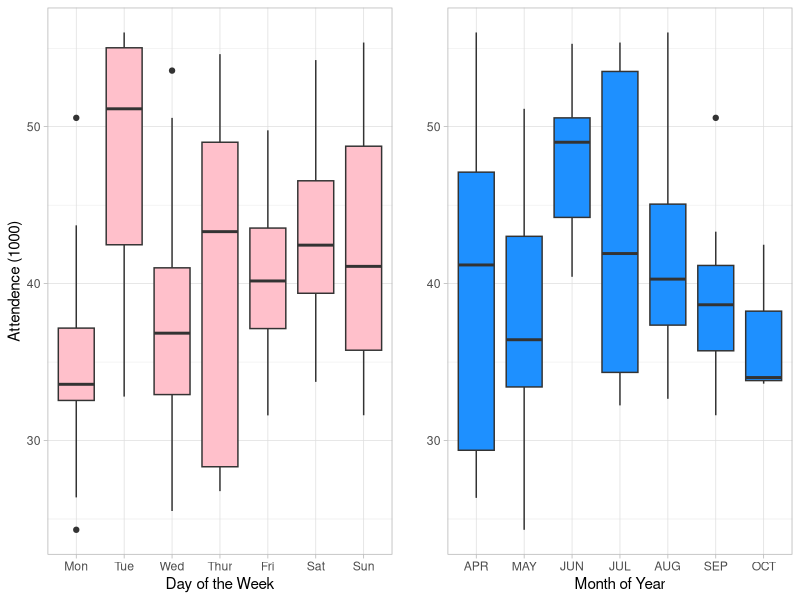

Recreate this plot in R.
## ---- chunk 1
knitr::opts_chunk$set(echo = TRUE)
library(tidyverse)
library(readr)
## ---- chunk 2
dodgers <- read_csv("dodgers.csv", 
                    col_types = cols(#day_of_week = col_factor(levels = c("Monday", "Tuesday", 
                                      #                                   "Wednesday", "Thursday", 
                                       #                                  "Friday", "Saturday", 
                                        #                                 "Sunday")),
                                     month = col_factor(levels = c("JAN", "FEB", "MAR", "APR",
                                                                   "MAY", "JUN", "JUL", "AUG",
                                                                   "SEP", "OCT", "NOV", "DEC"))))
#View(dodgers)
glimpse(dodgers)
## ---- chunk 3
#need to transform full name days "monday" to abbreviated "mon"
dodgers <- dodgers %>% mutate(day_of_week = case_when(day_of_week == "Monday" ~ "Mon",
                                 day_of_week == "Tuesday" ~ "Tue",
                                 day_of_week == "Wednesday" ~ "Wed",
                                 day_of_week == "Thursday" ~ "Thur",
                                 day_of_week == "Friday" ~ "Fri",
                                 day_of_week == "Saturday" ~ "Sat",
                                 day_of_week == "Sunday" ~ "Sun"),
                              #and need to assign them factor levels
                              day_of_week = factor(day_of_week, levels = c("Mon", "Tue", "Wed",
                                                                           "Thur", "Fri", "Sat", "Sun")))

#boxplots with ggplot using the dodger data
#day of week on X
#attendence in K's on Y
dow_box <- dodgers %>% 
  ggplot(aes(x = day_of_week, y = (attend/1000))) +
  geom_boxplot(fill = "pink") +
  theme_light() +
  theme(legend.position="none") +
  labs(y = "Attendence (1000)",
       x = "Day of the Week")
#month on X
#attendence in K's on Y
mon_box <- dodgers %>% 
  ggplot(aes(x = month, y = (attend/1000))) +
  geom_boxplot(fill = "dodgerblue1") +
  theme_light() +
  theme(legend.position="none") +
  labs(y = "", x = "Month of Year")

cowplot::plot_grid(dow_box, mon_box)
## ---- chunk 4

